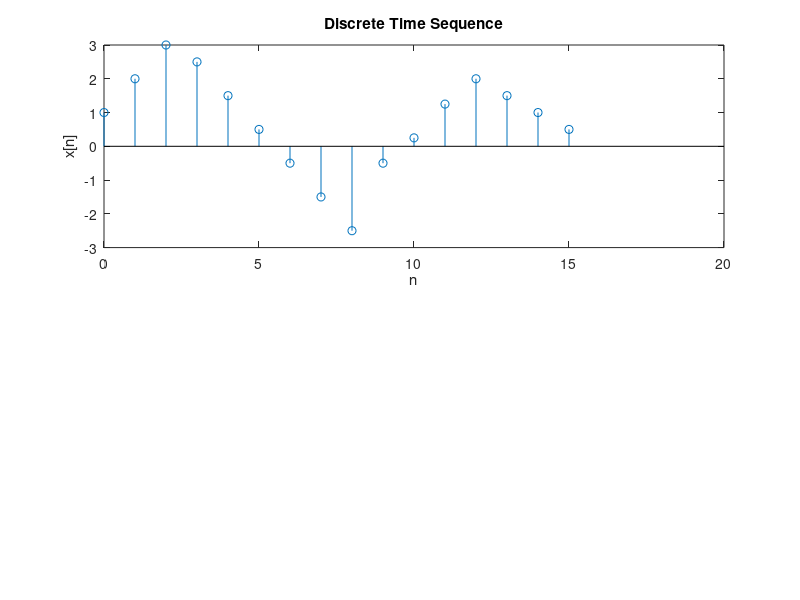

Source code (MATLAB): (Note: this script raises an error after producing the figure.)
xn = [ 1, 2, 3, 2.5, 1.5, 0.5,...
    -0.5, -1.5, -2.5, -0.5,...
    0.25, 1.25, 2, 1.5, 1, 0.5];

subplot(2,1,1),stem([0:15],xn),xlabel('n'),ylabel('x[n]'),title('Discrete Time Sequence')

Xm = dft(xn,16);

subplot(2,1,2),stem([0:15],abs(Xm)),xlabel('m'),ylabel('|X[m]|'),title('Discrete Frequency Sequence')
